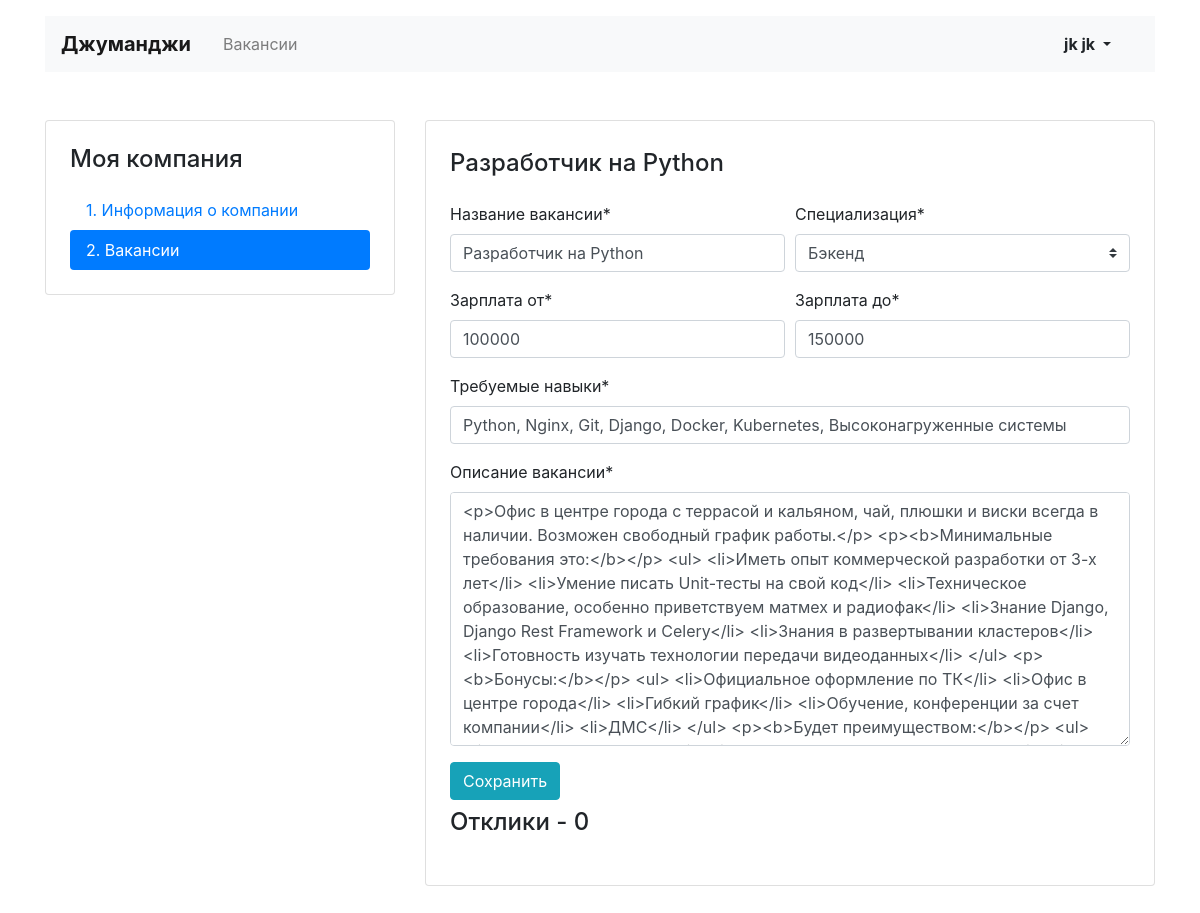
/mycompany/vacancies/1/ (signed in), run on an earlier commit of the app's database.
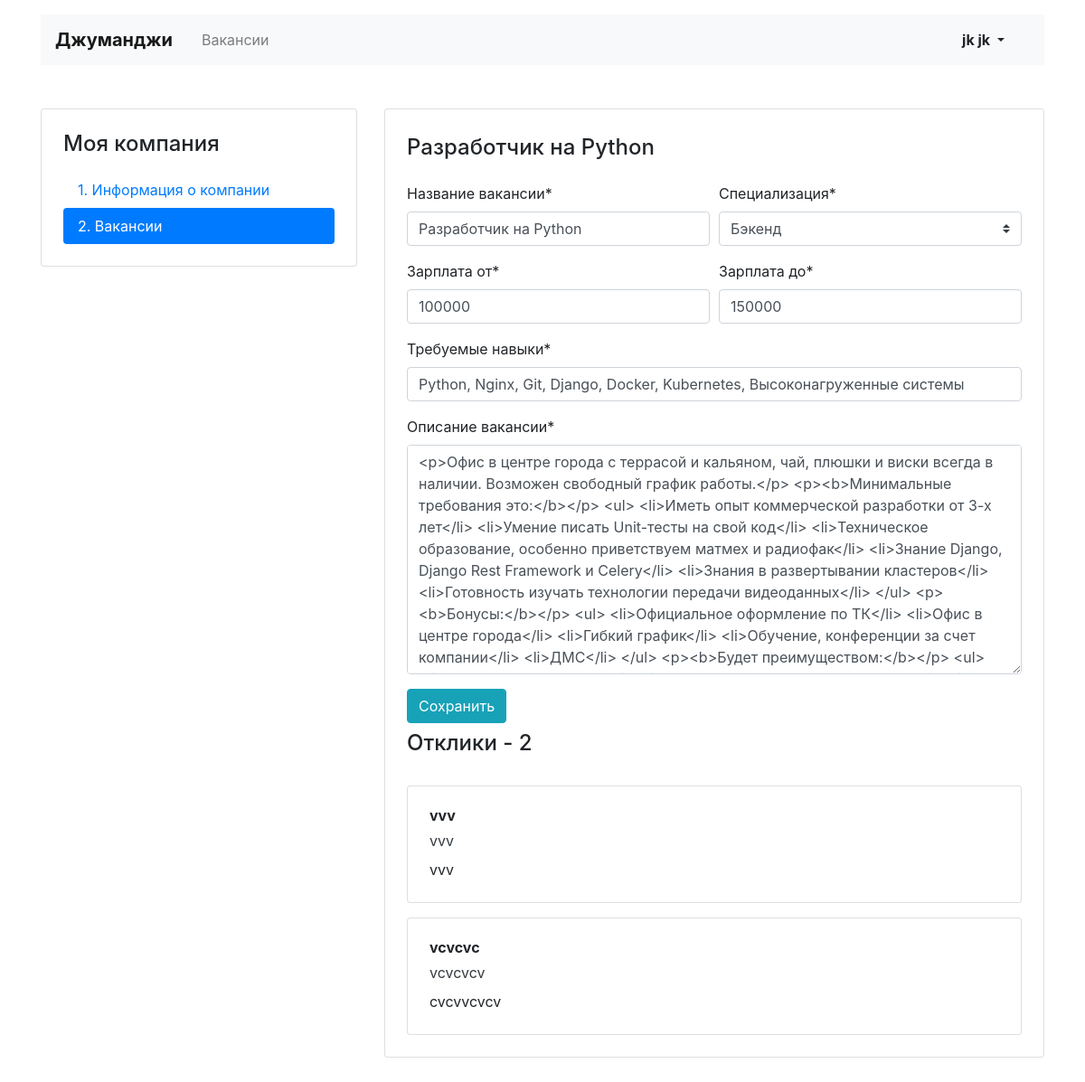
And on a later commit of the database.
### vacancies/models.py (models this page shows)
class Application(models.Model):
    written_username = models.CharField(max_length=64)
    written_phone = models.CharField(max_length=12)
    written_cover_letter = models.TextField()
    vacancy = models.ForeignKey(Vacancy, on_delete=models.CASCADE, related_name='applications')
    user = models.ForeignKey(User, on_delete=models.CASCADE, related_name='applications')

### vacancies/views/my_vacancies.py (the view, shortened to what this page needs)
# urls.py: path('mycompany/vacancies/<vacancy_id>/', my_vacancies.MyVacancyEditView.as_view(), name='my_vacancy_edit'),
@method_decorator(login_required, name='dispatch')
class MyVacancyEditView(View):
    def get(self, request, vacancy_id):
        user = request.user
        vacancy = models.Vacancy.objects.get(company__owner__id=user.id, id=vacancy_id)
        applications = models.Application.objects.filter(vacancy__id=vacancy_id)
        return render(request, 'vacancies/my_vacancies/vacancies-edit.html', {
                                    'form': forms.MyVacancyEditForm(instance=vacancy),
                                    'title': vacancy.title,
                                    'applications': applications,
                                    'applications_count': applications.count()})

### vacancies/forms.py
class MyVacancyEditForm(forms.ModelForm):
    def __init__(self, *args, **kwargs):
        super().__init__(*args, **kwargs)
        self.helper = FormHelper()
        self.helper.form_method = 'post'
        self.helper.layout = Layout(
            Row(
                Column('title'),
                Column('specialty'),
            ),
            Row(
                Column('salary_min'),
                Column('salary_max'),
            ),
            Row(
                Column('skills'),
            ),
            Row(
                Column('description'),
            ),
            ButtonHolder(
                Submit('submit', 'Сохранить', css_class='btn btn-info')
            )
        )
    class Meta:
        model = Vacancy
        fields = ['title', 'specialty', 'skills', 'description', 'salary_min', 'salary_max']
        labels = {
            'title': 'Название вакансии',
            'specialty': 'Специализация',
            'skills': 'Требуемые навыки',
            'description': 'Описание вакансии',
            'salary_min': 'Зарплата от',
            'salary_max': 'Зарплата до',
        }

### vacancies/models.py (called while the page is built)
    def __str__(self):
        return '{0}'.format(self.title)

### vacancies/templates/vacancies/my_vacancies/vacancies-edit.html (shortened to what this page needs)
{% extends '../base.html' %}
  {% block content %}
  <main class="container mt-3 pb-5">
    <div class="row mt-5">
      <div class="col-12 col-lg-4">
        <aside class="pt-3 pb-4 px-4 mb-5 card">
          <h1 class="h4 pt-2 pb-2">Моя компания</h1>
          <div class="nav flex-column nav-pills">
            <a class="nav-link" href="{% url 'my_company' %}">1. Информация о компании</a>
            <a class="nav-link active" href="{% url 'my_company_vacancies' %}">2. Вакансии</a>
          </div>
        </aside>
      </div>
      <div class="col-12 col-lg-8">
        <div class="card">
          <div class="card-body px-4 pb-4 tab-content">
            <section>
              <h2 class="h4 pt-2 pb-3">{{ title }}</h2>
                {% load crispy_forms_tags %}
                {% crispy form form.helper %}
                   <h2 class="h4 pt-2 pb-3">Отклики - {{ applications_count }}</h2>
              {% for application in applications %}
              <div class="card mt-3">
                <div class="card-body px-4">
                  <p class="mb-1 font-weight-bold">{{ application.written_username }}</p>
                  <p class="mb-2"><a href="tel:+79002842324" class="text-dark">{{ application.written_phone }}</a></p>
                  <p class="mb-1">{{ application.written_cover_letter }}</p>
                </div>
              </div>
              {% endfor %}
            </section>
          </div>
        </div>
      </div>
    </div>
  </main>
  {% endblock %}

What changed in the data, as far as the page shows it:
added Application: written_username "vvv", written_phone "vvv", written_cover_letter "vvv"
added Application: written_username "vcvcvc", written_phone "vcvcvcv", written_cover_letter "cvcvvcvcv"
Also different on the page:
{{ applications_count }}: "0" → "2"
